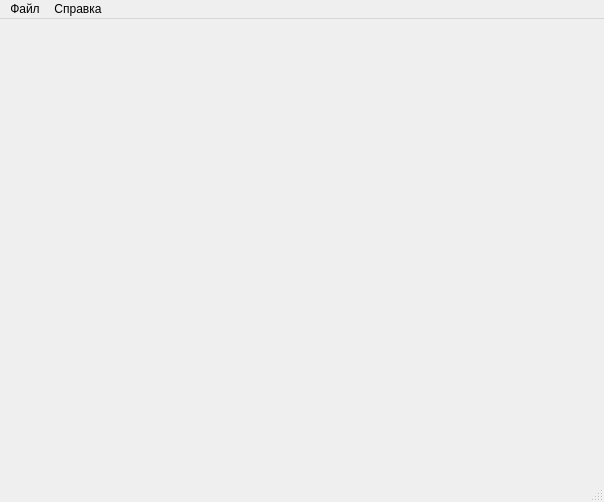
<?xml version="1.0" encoding="UTF-8"?>
<ui version="4.0">
 <class>MainWindow</class>
 <widget class="QMainWindow" name="MainWindow">
  <property name="geometry">
   <rect>
    <x>0</x>
    <y>0</y>
    <width>604</width>
    <height>502</height>
   </rect>
  </property>
  <property name="minimumSize">
   <size>
    <width>604</width>
    <height>494</height>
   </size>
  </property>
  <property name="windowTitle">
   <string>Сапёр</string>
  </property>
  <widget class="QWidget" name="centralwidget"/>
  <widget class="QMenuBar" name="fileMenu">
   <property name="geometry">
    <rect>
     <x>0</x>
     <y>0</y>
     <width>604</width>
     <height>20</height>
    </rect>
   </property>
   <widget class="QMenu" name="menu">
    <property name="title">
     <string>Файл</string>
    </property>
    <addaction name="newgame_item"/>
    <addaction name="separator"/>
    <addaction name="easy_item"/>
    <addaction name="medium_item"/>
    <addaction name="hard_item"/>
    <addaction name="custom_item"/>
    <addaction name="separator"/>
    <addaction name="exit_item"/>
   </widget>
   <widget class="QMenu" name="aboutMenu">
    <property name="title">
     <string>Справка</string>
    </property>
    <addaction name="rules_item"/>
    <addaction name="about_item"/>
   </widget>
   <addaction name="menu"/>
   <addaction name="aboutMenu"/>
  </widget>
  <widget class="QStatusBar" name="statusbar"/>
  <action name="newgame_item">
   <property name="text">
    <string>Новая игра</string>
   </property>
  </action>
  <action name="easy_item">
   <property name="text">
    <string>Легко</string>
   </property>
  </action>
  <action name="medium_item">
   <property name="text">
    <string>Нормально</string>
   </property>
  </action>
  <action name="hard_item">
   <property name="text">
    <string>Сложно</string>
   </property>
  </action>
  <action name="custom_item">
   <property name="text">
    <string>Своя...</string>
   </property>
  </action>
  <action name="exit_item">
   <property name="text">
    <string>Выход</string>
   </property>
  </action>
  <action name="rules_item">
   <property name="text">
    <string>Правила</string>
   </property>
  </action>
  <action name="about_item">
   <property name="text">
    <string>О программе...</string>
   </property>
  </action>
 </widget>
 <resources/>
 <connections/>
</ui>
